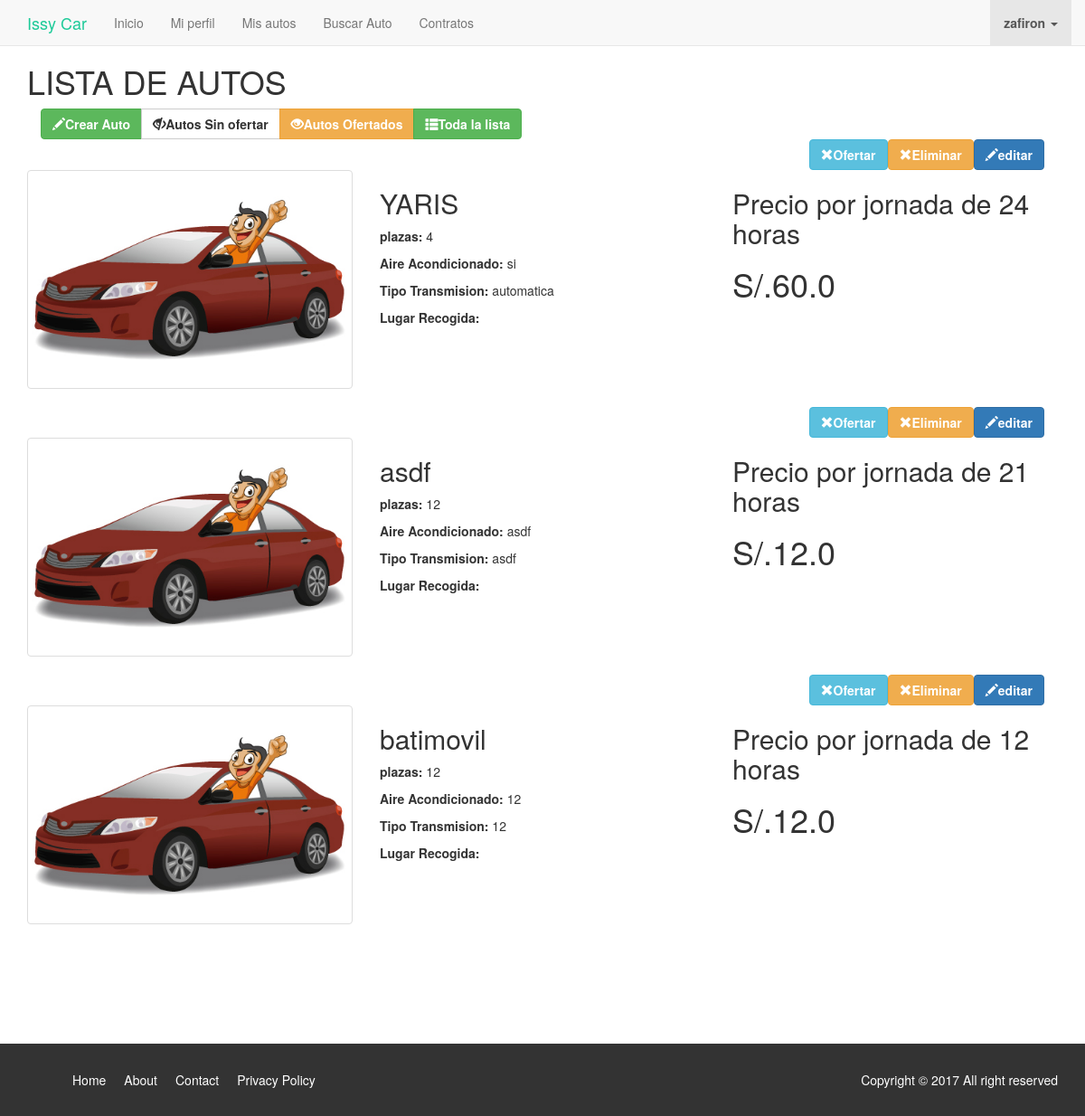
Screenshot of /auto/sinofertar/ (signed in) with the database file from the repository.
### auto/models.py (models this page shows, shortened)
class Auto(models.Model):
	user = models.ForeignKey("auth.User",null=True)
	modelo= models.CharField(max_length=264)
	plazas= models.CharField(max_length=264)
	aire_acondicionado= models.CharField(max_length=264)
	tipo_transmision= models.CharField(max_length=264)
	lugar_recogida= models.CharField(max_length=264)
	precio= models.FloatField()
	jornada= models.IntegerField()
	is_alquiled= models.BooleanField(default=False)

### auto/views.py (the view)
@login_required
def AutoSinOfertar(request):
	ofertas=Auto.objects.filter(is_alquiled=False,user=request.user)
	return render(request,'auto/auto_list.html',{'auto_list':ofertas})

### auto/templates/auto/auto_list.html
{% extends "auto/auto_base.html" %}
{% load staticfiles%}
{% block auto_content%}
<h1>LISTA DE AUTOS</h1>
<div class="col-md-12">
	<div class="btn-group">
		<a class="btn btn-success" href="{% url 'auto:auto_crear' %}">
			<span class="glyphicon glyphicon-pencil"></span><strong>Crear Auto</strong>
		</a>
		<a class="btn btn-default" href="{% url 'auto:auto_sin_ofertar' %}">
			<span class="glyphicon glyphicon-eye-close"></span><strong>Autos Sin ofertar</strong>
		</a>
		<a class="btn btn-warning" href="{% url 'auto:auto_ofertados' %}">
			<span class="glyphicon glyphicon-eye-open"></span><strong>Autos Ofertados</strong>
		</a>
		<a class="btn btn-success" href="{% url 'auto:auto_list' %}">
			<span class="glyphicon glyphicon-th-list"></span><strong>Toda la lista</strong>
		</a>
	</div>
</div>
{% for acc in auto_list %}
<div class="col-md-12">
	<a class="btn btn-primary pull-right" href="{% url 'auto:auto_edit' pk=acc.pk %}">
		<span class="glyphicon glyphicon-pencil"></span><strong>editar</strong>
	</a>
	<a class="btn btn-warning pull-right" href="{% url 'auto:auto_remove' pk=acc.pk %}">
		<span class="glyphicon glyphicon-remove"></span><strong>Eliminar</strong>
	</a>
	{% if acc.is_alquiled == False%}
	<a class="btn btn-info pull-right" href="{% url 'auto:auto_ofertar' pk=acc.pk %}">
		<span class="glyphicon glyphicon-remove"></span><strong>Ofertar</strong>
	</a>
	{%endif%}
</div>
{% include "auto/_auto.html"%}
{%endfor%}
{% endblock %}

### conductor/templates/base.html (shortened to what this page needs)
<!DOCTYPE html>
{% load staticfiles%}
<html lang="en">
<head>
	<link rel="stylesheet" href="https://maxcdn.bootstrapcdn.com/bootstrap/3.3.7/css/bootstrap.min.css">
	<link rel="stylesheet" type="text/css" href="https://cdnjs.cloudflare.com/ajax/libs/medium-editor/5.23.2/css/medium-editor.min.css">
	<link rel="stylesheet" href="https://maxcdn.bootstrapcdn.com/font-awesome/4.7.0/css/font-awesome.min.css">
	<link rel="stylesheet" type="text/css" href="{% static 'css/estilos_general.css'%}">
	<link rel="stylesheet" type="text/css" href="{% static 'css/style_conductor.css'%}">
</head>
<body>
	<nav class="navbar navbar-default navbar-fixed-top">
		<div class="container">
			<div class="navbar-header">
				<a class="navbar-brand em-text" href="{% url 'conductor:buscar_autos' %}">Issy Car</a>
			</div>
			<div id="navbar" class="collapse navbar-collapse">
				<ul class="nav navbar-nav">
					<li><a href="/">Inicio</a></li>
					{% if user.is_authenticated %}
					<li><a href="{% url 'conductor:conductor_info' %}">Mi perfil</a></li>
					<li><a href="{% url 'auto:auto_list'%}">Mis autos</a></li>
					<li><a href="{% url 'conductor:alquilar_auto' %}">Buscar Auto</a></li>
					<li><a href="{% url 'auto:contratos' %}">Contratos</a></li>
				</ul>
				<ul class="nav navbar-nav navbar-right">
					<li class="dropdown active">
					<a href="#" class="dropdown-toggle" data-toggle="dropdown" role="button" aria-expanded="false"><strong>{{user.username}}</strong> <span class="caret"></span></a>
				</ul>
				{% else %}
				<li><a href="{% url 'conductor:alquilar_auto' %}">Buscar Auto</a></li>
				<li><a href="{% url 'accounts:signup' %}" class="btn btn-simple">Registrarse</a></li>
				<li><a href="{% url 'accounts:login' %}" class="btn btn-simple">Ingresar</a></li>
			</ul>
			{% endif%}
		</div>
	</div>
</nav>
{% block content%}
{% endblock %}
<footer class="navbar-bottom">
	<div class="container">
		<div class="row">
			<div class="col-md-6 col-xs-12">
				<ul>
					<li><a href="#">Home</a></li>
					<li><a href="#">About</a></li>
					<li><a href="#">Contact</a></li>
					<li><a href="#">Privacy Policy</a></li>
				</ul>
			</div>
			<div class="col-md-6 col-xs-12">
				<p>Copyright &copy; 2017 All right reserved</p>
			</div>
		</div>
	</div>
</footer>
      </body>
      </html>

### auto/templates/auto/_auto.html
{% load staticfiles %}
<div class="row">
			<div class="col-md-4">
				<a href="{% url 'conductor:info_auto_detalle' pk=acc.pk%}"><img src="{% static 'img/car.jpg' %}" class="img-thumbnail"></a>
			</div>
			<div class="col-md-4">
				<h2>{{acc.modelo}}</h2>
				<p><strong>plazas: </strong>{{acc.plazas}}</p>
				<p><strong>Aire Acondicionado: </strong>{{acc.aire_acondicionado}}</p>
				<p><strong>Tipo Transmision: </strong>{{acc.tipo_transmision}}</p>
				<p><strong>Lugar Recogida: </strong>{{acc.lugar_recodiga}}</p>
			</div>
			<div class="col-md-4">
				<h2> Precio por jornada de {{acc.jornada}} horas</h2>
				<h1>S/.{{acc.precio}}</h1>
			</div>
	</div>

### conductor/static/css/estilos_general.css (style rules this page uses)
html { min-height: 100% !important; }
body { padding-top: 50px; min-height: 100% !important; }
.em-text { color:#1cca98 !important; }
.col-md-4 { margin-bottom: 20px; }
footer { background: #333; color: #fff; padding: 30px 0 20px 0; }
footer li { float: left; padding: 0 10px 0 10px; list-style: none; }
footer a { color:#fff; }
footer p { float:right; }

### rows the page displays
Auto: is_alquiled False (drawn), modelo "YARIS", plazas "4", aire_acondicionado "si", tipo_transmision "automatica", jornada "24", precio "60.0"
Auto: is_alquiled False (drawn), modelo "asdf", plazas "12", aire_acondicionado "asdf", tipo_transmision "asdf", jornada "21", precio "12.0"
Auto: is_alquiled False (drawn), modelo "batimovil", plazas "12", aire_acondicionado "12", tipo_transmision "12", jornada "12", precio "12.0"

### other values shown
{{ user.username }} "zafiron"
